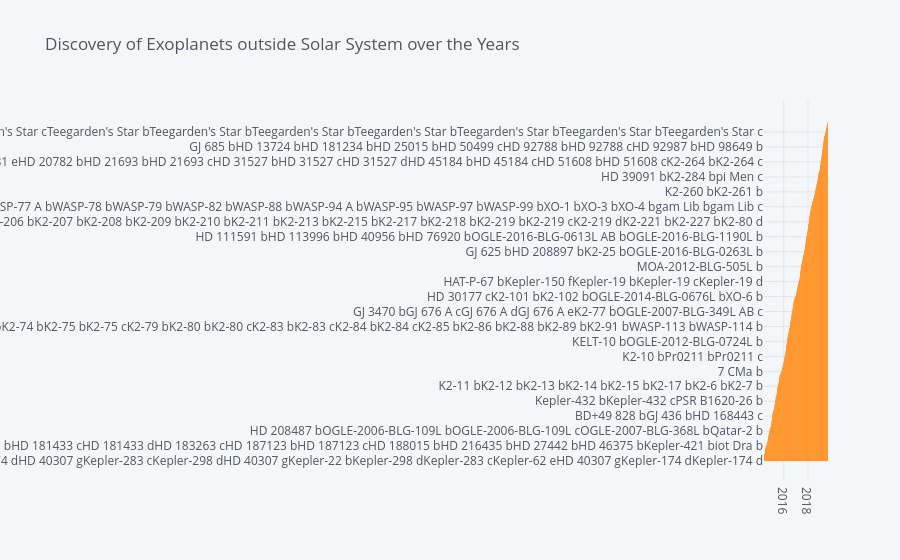

The notebook cell this image was saved under:
### Code cell
planets_by_date = oversampled.groupby('P_UPDATED')['P_NAME'].sum()
planets_by_date.iplot(kind='bar', title='Discovery of Exoplanets outside Solar System over the Years')

### Figure 1 — Plotly figure (JSON) as saved in the notebook; plotly's stock layout.template omitted (floating-point values rounded to 4 significant figures; data arrays with more than 128 entries replaced by an {"elided": "..."} marker saying what was removed)
{"data": [{"marker": {"color": "rgba(255, 153, 51, 0.6)", "line": {"color": "rgba(255, 153, 51, 1.0)", "width": 1}}, "name": "P_NAME", "orientation": "v", "text": "", "type": "bar", "x": {"elided": "184 str values"}, "y": {"elided": "184 str values"}}], "layout": {"legend": {"bgcolor": "#F5F6F9", "font": {"color": "#4D5663"}}, "paper_bgcolor": "#F5F6F9", "plot_bgcolor": "#F5F6F9", "title": {"font": {"color": "#4D5663"}, "text": "Discovery of Exoplanets outside Solar System over the Years"}, "xaxis": {"gridcolor": "#E1E5ED", "showgrid": true, "tickfont": {"color": "#4D5663"}, "title": {"font": {"color": "#4D5663"}, "text": ""}, "zerolinecolor": "#E1E5ED"}, "yaxis": {"gridcolor": "#E1E5ED", "showgrid": true, "tickfont": {"color": "#4D5663"}, "title": {"font": {"color": "#4D5663"}, "text": ""}, "zerolinecolor": "#E1E5ED"}}}
